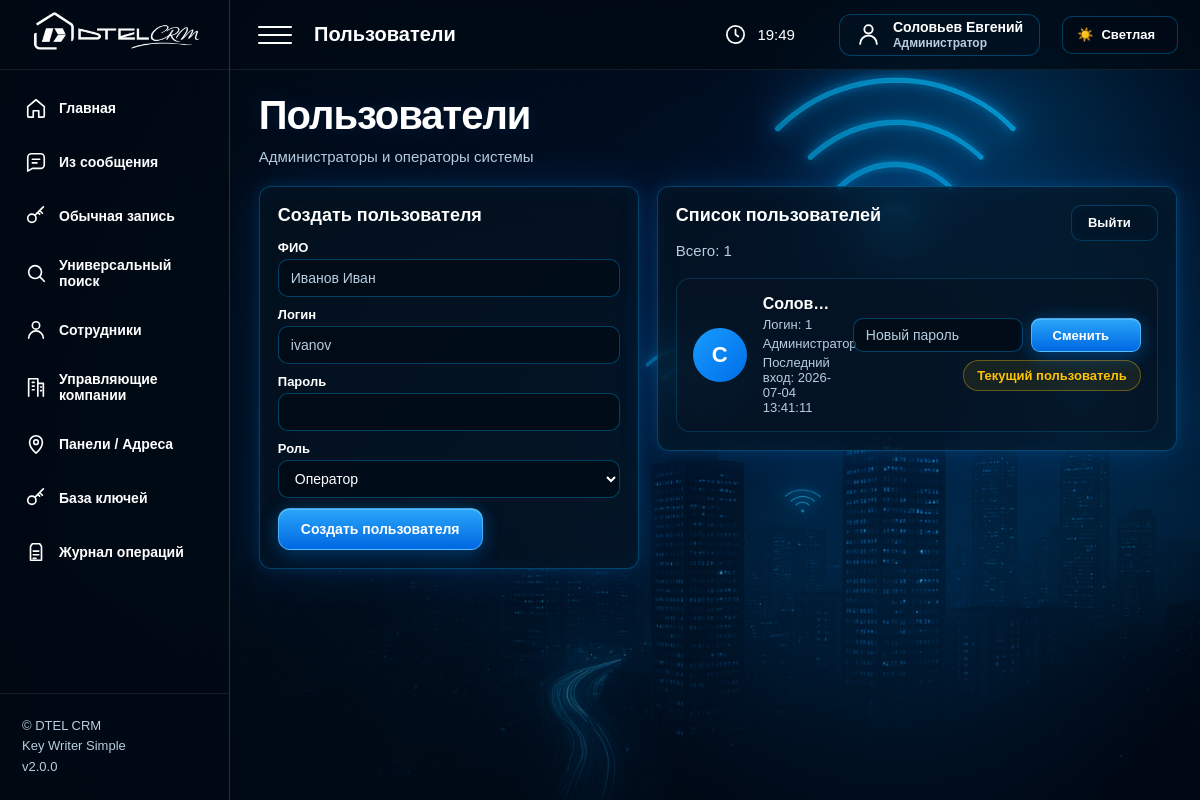
The page /users (signed in) on the database as committed earlier.
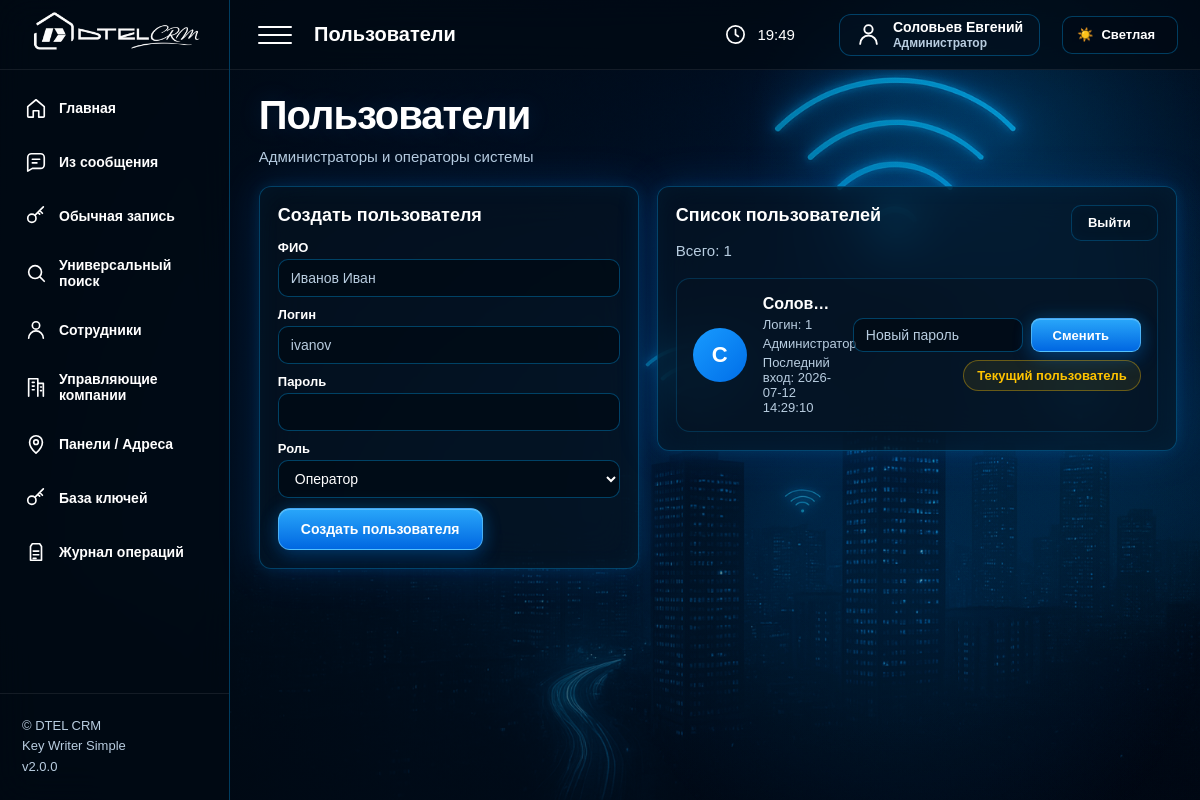
The same page on the database as committed later.
### tables this page shows
CREATE TABLE users (
                id INTEGER PRIMARY KEY AUTOINCREMENT,
                full_name TEXT NOT NULL,
                login TEXT UNIQUE NOT NULL,
                password_hash TEXT NOT NULL,
                role TEXT NOT NULL DEFAULT 'operator',
                active INTEGER DEFAULT 1,
                created_at TEXT DEFAULT CURRENT_TIMESTAMP,
                last_login TEXT DEFAULT ''
            );

### app/routers/users.py (the view)
@router.get("/users", response_class=HTMLResponse)
def users_page(request: Request):
    current_user = get_current_user(request)
    if not is_admin(current_user):
        return RedirectResponse("/", status_code=303)
    return templates.TemplateResponse(
        "users.html",
        {
            "request": request,
            "users": get_users(),
        },
    )

### app/templates/users.html (shortened to what this page needs)
{% extends 'base.html' %}
{% block page_name %}Пользователи{% endblock %}
{% block content %}
<div class="hero-title">
    <h1>Пользователи</h1>
    <p class="subtitle">Администраторы и операторы системы</p>
</div>
<div class="users-layout">
    <div class="panel">
        <h2>Создать пользователя</h2>
        <form method="post" action="/users/add">
            <label>ФИО</label>
            <input
                name="full_name"
                placeholder="Иванов Иван"
                required
            >
            <label>Логин</label>
            <input
                name="login"
                placeholder="ivanov"
                required
            >
            <label>Пароль</label>
            <input
                type="password"
                name="password"
                required
            >
            <label>Роль</label>
            <select name="role">
                <option value="operator">Оператор</option>
            </select>
            <button type="submit">
                Создать пользователя
            </button>
        </form>
    </div>
    <div class="panel">
        <div class="panel-head">
            <div>
                <h2>Список пользователей</h2>
                <p class="subtitle">Всего: {{ users|length }}</p>
            </div>
            <a class="btn btn-small btn-ghost" href="/logout">
                Выйти
            </a>
        </div>
        <div class="users-list">
            {% for u in users %}
            <div class="user-card {% if not u.active %}disabled{% endif %}">
                <div class="user-avatar">
                    {{ u.full_name[:1] }}
                </div>
                <div class="user-info">
                    <b>{{ u.full_name }}</b>
                    <span>
                        Логин: {{ u.login }}
                    </span>
                    <small>
                        {% if u.role == 'admin' %}
                            Администратор
                        {% else %}
                            Оператор
                        {% endif %}
                    </small>
                    {% if u.last_login %}
                    <small>
                        Последний вход: {{ u.last_login }}
                    </small>
                    {% endif %}
                </div>
                <div class="user-actions">
    <form method="post" action="/users/password" class="user-password-form">
        <input
            type="password"
            name="password"
            placeholder="Новый пароль"
            required
        >
        <button type="submit" class="btn-small user-btn">
            Сменить
        </button>
    </form>
    {% if current_user(request) and u.id == current_user(request)["id"] %}
        <span class="badge dry-run">
            Текущий пользователь
        </span>
    {% endif %}
</div>
            </div>
            {% endfor %}
        </div>
    </div>
</div>
{% endblock %}

### app/templates/base.html (shortened to what the changed rows need)
<!DOCTYPE html>
<html lang="ru">
<head>
    <link
        rel="stylesheet"
        href="/static/css/style.css?v=2"
    >
</head>
<body>
<div class="app-shell">
    <main class="main">
        <header class="topbar">
            <div class="topbar-right">
                <a
                    class="user-pill"
                    href="/users"
                    title="Пользователи"
                >
                    <span class="user-pill-text">
                        <b>
                            {% if current_user(request) %}
                                {{ current_user(request)["full_name"] }}
                            {% else %}
                                Пользователь
                            {% endif %}
                        </b>
                        <small>
                            {% if current_user(request) %}
                                {% if current_user(request)["role"] == "admin" %}
                                    Администратор
                                {% else %}
                                    Оператор
                                {% endif %}
                            {% else %}
                                Гость
                            {% endif %}
                        </small>
                    </span>
                </a>
            </div>
        </header>
        <section class="content">
            {% block content %}
            {% endblock %}
        </section>
    </main>
</div>
</body>
</html>

Rows that differ between the two databases and show on the page:
changed users "Соловьев Евгений": last_login "2026-07-04 13:41:11" → "2026-07-12 14:29:10"
